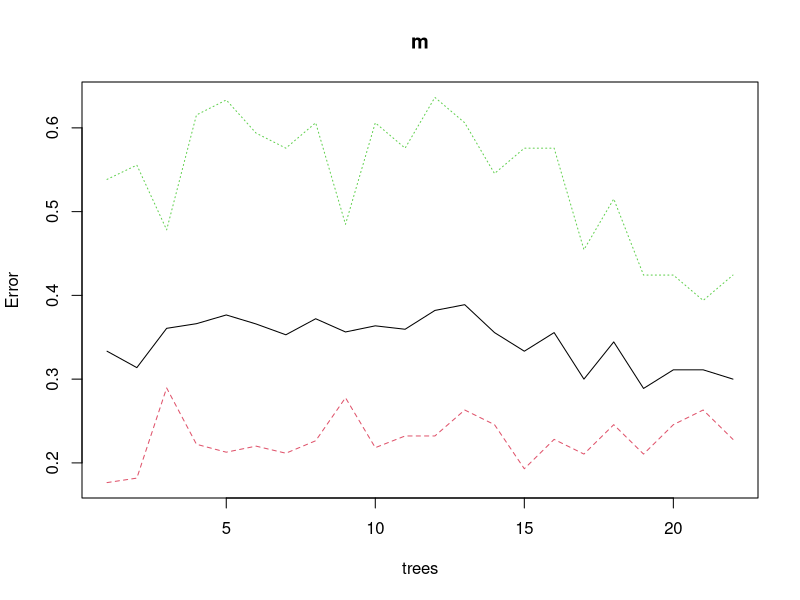
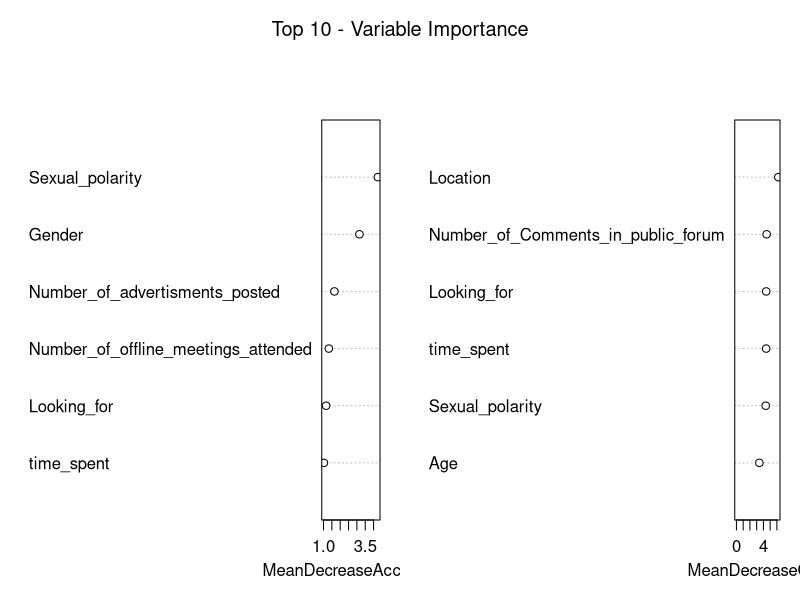
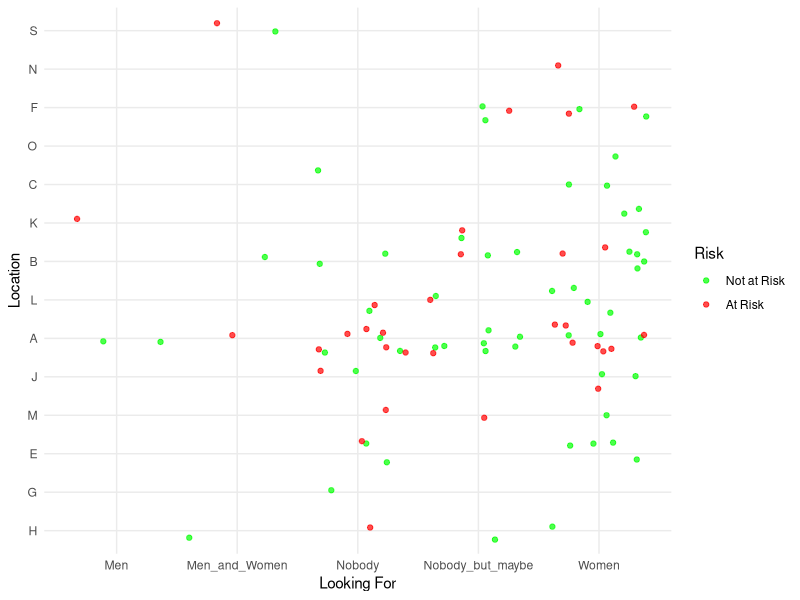

R code for these plots, in order:
## ---- chunk 1
library(tidyverse)
library(dplyr)
library(data.table)
library(lubridate)
dat <- read_csv("data.csv")
df <- dat %>% filter(Risk=="unknown_risk") %>% mutate(time_spent=period_to_seconds(hms(`Time_spent_chating_H:M`)))
temp <- dat %>% filter(Risk!="unknown_risk")%>% mutate(time_spent=period_to_seconds(hms(`Time_spent_chating_H:M`)))
dat2 <- rbind(temp,df[sample(1:nrow(df), 90),])
test <- dat2 %>% filter(Risk=="unknown_risk") %>% mutate(Risk = '') %>% select(-User_ID,-`Time_spent_chating_H:M`, -Points_Rank,-Member_since) %>% as.tibble()
train <- dat2 %>% filter(Risk!="unknown_risk")%>% select(-User_ID,-`Time_spent_chating_H:M`, -Points_Rank,-Member_since) %>% as.tibble()
combine <- rbind(train,test)
train = train %>% mutate_if(is.character, as.factor)
test = test %>% mutate_if(is.character, as.factor)
## ---- chunk 2
# install.packages("randomForest")
set.seed(123)
library(randomForest)
levels(test$Risk) = levels(train$Risk)
levels(test$Verification) = levels(train$Verification)
levels(test$Sexual_polarity) = levels(train$Sexual_polarity)
levels(test$Sexual_orientation) = levels(train$Sexual_orientation)
allvalues <- unique(union(test$Location,train$Location)) 
train$Location <- factor(train$Location, levels = allvalues)
levels(test$Location) = levels(train$Location)
levels(test$Location) = levels(train$Location)
combine = combine %>% mutate_if(is.character, as.factor)
m <- randomForest(Risk ~ ., data = train, importance=TRUE, proximity=TRUE, ntree=22)
# print(m)
# predictedclass <- predict(m, newdata = test, type = "class")
## ---- chunk 3
output <- test
pred <- predict(m,test)
output$Risk <- pred
output
## ---- chunk 4
plot(m)
## ---- chunk 5
varImpPlot(m,sort = TRUE,n.var = 6,main="Top 10 - Variable Importance")
## ---- chunk 6
ggplot(train,aes(x = Looking_for,color=Risk,y = Location)) + geom_jitter(alpha=0.7) + scale_color_manual(breaks = c('N','Y'),values = c("Green","Red"),labels = c('Not at Risk','At Risk')) + theme_minimal() + xlab("Looking For")
## ---- chunk 7
m
